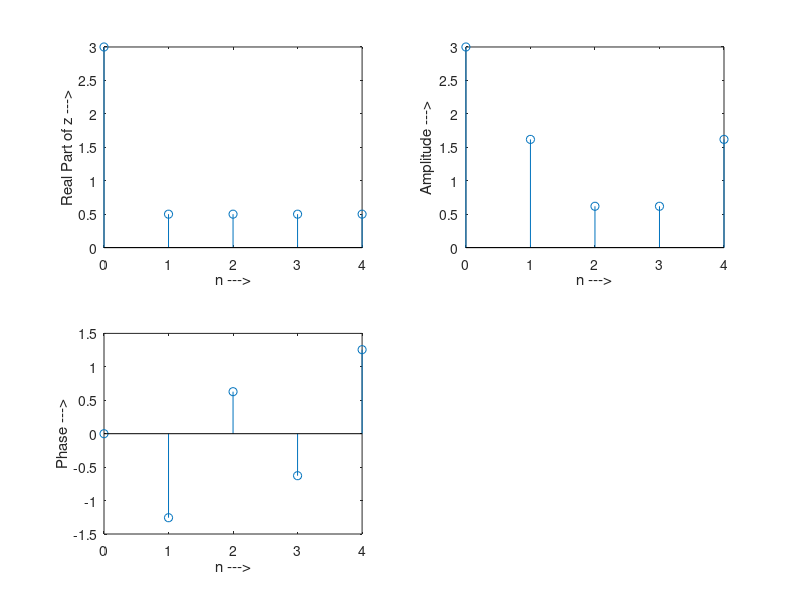

Write MATLAB code to recreate this figure.
%{

Write octave program to find 4 and 8 point DFT of sequence using analytical method. Verify the result of 4 point DFT using theoretical calculation, plot sequence corresponding DFT, magnitude, response and angle response also find 51 point DFT and compare it with previous

    x(n) = {1, 1, 1}

%}


N = input("Enter length : ");
z = zeros(1, N);


for n = 0:N-1
    k = 0:N-1;
    x = [ones(1,3), zeros(1,N-3)];
    y = ((2*pi*k)/N)*n;
    z(k+1) = z(k+1) + x(n+1) .* exp(-1i*y);

    % Plotting in the loop will overwrite the plot on each iteration,
    % so plot only once after the loop.
end

z

% First plot: Real part of z
subplot(2, 2, 1);
stem(k, real(z));
xlabel('n --->');
ylabel('Real Part of z --->');


% Second plot: Magnitude (Amplitude) of z
p = abs(z);
subplot(2, 2, 2);
stem(k, p);
xlabel('n --->');
ylabel('Amplitude --->');


% Third plot: Phase of z
q = angle(z);
subplot(2, 2, 3);
stem(k, q);
xlabel('n --->');
ylabel('Phase --->');

%{

Command Window
Enter length : 4
z =

   3.0000-0i     0-1.0000i   1.0000 + 0.0000i  -0.0000 + 1.0000i






%}